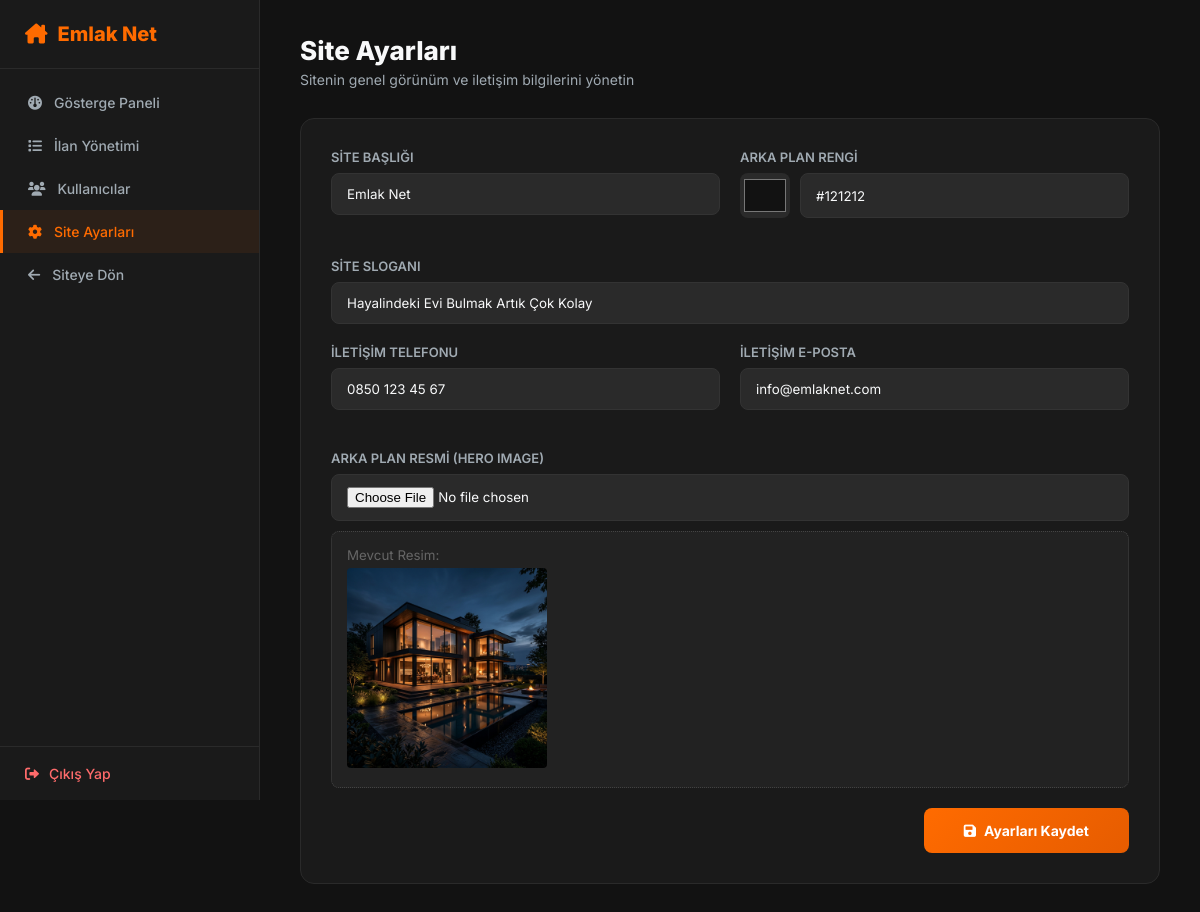
The app's page /admin/settings.php (signed in) with its own data.
### tables this page shows
CREATE TABLE IF NOT EXISTS site_ayarlari (
    id               INT PRIMARY KEY DEFAULT 1,
    site_basligi     VARCHAR(150) DEFAULT 'Emlak Net',
    site_slogani     VARCHAR(255) DEFAULT 'Hayalindeki Evi Bulmak Artık Çok Kolay',
    arkaplan_rengi   VARCHAR(20)  DEFAULT '#121212',
    arkaplan_resmi   VARCHAR(255) DEFAULT 'assets/images/hero-bg.jpg',
    iletisim_telefon VARCHAR(20)  DEFAULT '0850 123 45 67',
    iletisim_eposta  VARCHAR(100) DEFAULT 'info@emlaknet.com'
);

### admin/settings.php (the view, shortened to what this page needs)
<?php
require_once __DIR__ . '/../config/db.php';
$ayarlar = $db->query("SELECT * FROM site_ayarlari WHERE id = 1")->fetch();
?>
<!DOCTYPE html>
<html lang="tr">
<head>
    <link rel="stylesheet" href="https://cdnjs.cloudflare.com/ajax/libs/font-awesome/6.0.0/css/all.min.css">
</head>
<body>
<?php include __DIR__ . '/partials/sidebar.php'; ?>
<div class="content">
    <div class="page-header">
        <div>
            <div class="page-title">Site Ayarları</div>
            <div class="page-subtitle">Sitenin genel görünüm ve iletişim bilgilerini yönetin</div>
        </div>
    </div>
    <div class="table-wrap" style="padding: 30px;">
        <form action="settings.php" method="POST" enctype="multipart/form-data" class="settings-form">
            <div class="form-row">
                <div class="form-group">
                    <label>Site Başlığı</label>
                    <input type="text" name="site_basligi" value="<?= htmlspecialchars($ayarlar['site_basligi']) ?>">
                </div>
                <div class="form-group">
                    <label>Arka Plan Rengi</label>
                    <div style="display: flex; gap: 10px;">
                        <input type="color" name="arkaplan_rengi" value="<?= htmlspecialchars($ayarlar['arkaplan_rengi']) ?>" style="width: 50px; padding: 2px; height: 45px; border: none;">
                        <input type="text" value="<?= htmlspecialchars($ayarlar['arkaplan_rengi']) ?>" readonly style="flex: 1;">
                    </div>
                </div>
            </div>
            <div class="form-group">
                <label>Site Sloganı</label>
                <input type="text" name="site_slogani" value="<?= htmlspecialchars($ayarlar['site_slogani']) ?>">
            </div>
            <div class="form-row">
                <div class="form-group">
                    <label>İletişim Telefonu</label>
                    <input type="text" name="iletisim_telefon" value="<?= htmlspecialchars($ayarlar['iletisim_telefon']) ?>">
                </div>
                <div class="form-group">
                    <label>İletişim E-Posta</label>
                    <input type="email" name="iletisim_eposta" value="<?= htmlspecialchars($ayarlar['iletisim_eposta']) ?>">
                </div>
            </div>
            <div class="form-group">
                <label>Arka Plan Resmi (Hero Image)</label>
                <input type="file" name="arkaplan_resmi" accept="image/*">
                <div class="preview-box">
                    <small style="color: #666; display: block; margin-bottom: 5px;">Mevcut Resim:</small>
                    <img src="../<?= $ayarlar['arkaplan_resmi'] ?>" style="max-width: 200px; border-radius: 4px;" alt="Mevcut BG">
                </div>
            </div>
            <div style="text-align: right; margin-top: 20px;">
                <button type="submit" class="btn-orange" style="padding: 14px 40px;">
                    <i class="fa-solid fa-save"></i> Ayarları Kaydet
                </button>
            </div>
        </form>
    </div>
</div>
</body>
</html>

### admin/partials/admin_style.php (style rules this page uses)
* { margin:0; padding:0; box-sizing:border-box; font-family:'Inter',sans-serif; }
body { display:flex; background:#121212; color:#f8f9fa; min-height:100vh; }
.content { margin-left:260px; flex:1; padding:35px 40px; }
.page-header { display:flex; justify-content:space-between; align-items:flex-start; margin-bottom:30px; }
.page-title { font-size:26px; font-weight:800; margin-bottom:5px; }
.page-subtitle { color:#a0aab2; font-size:14px; }
.table-wrap { background:#1a1a1a; border:1px solid #2a2a2a; border-radius:14px; overflow:hidden; }
.btn-orange { background:linear-gradient(135deg,#ff6b00,#e65c00); color:#fff; border:none; padding:11px 22px; border-radius:8px; font-size:14px; font-weight:700; cursor:pointer; text-decoration:none; display:inline-flex; align-items:center; gap:8px; transition:all .3s; }

### admin/settings.php (style rules this page uses)
.settings-form { max-width: 800px; }
.form-row { display: grid; grid-template-columns: 1fr 1fr; gap: 20px; margin-bottom: 20px; }
.form-group { margin-bottom: 20px; }
.form-group label { display: block; font-size: 13px; font-weight: 600; color: #a0aab2; margin-bottom: 8px; text-transform: uppercase; }
.form-group input { width: 100%; padding: 12px 15px; background: #2a2a2a; border: 1px solid #333; border-radius: 8px; color: #f8f9fa; outline: none; }
.preview-box { margin-top: 10px; padding: 15px; background: #222; border-radius: 8px; border: 1px dotted #444; }

### records on screen
site_ayarlari: site_basligi "Emlak Net", arkaplan_rengi "#121212", site_slogani "Hayalindeki Evi Bulmak Artık Çok Kolay", iletisim_telefon "0850 123 45 67", iletisim_eposta "info@emlaknet.com", arkaplan_resmi (picture)
